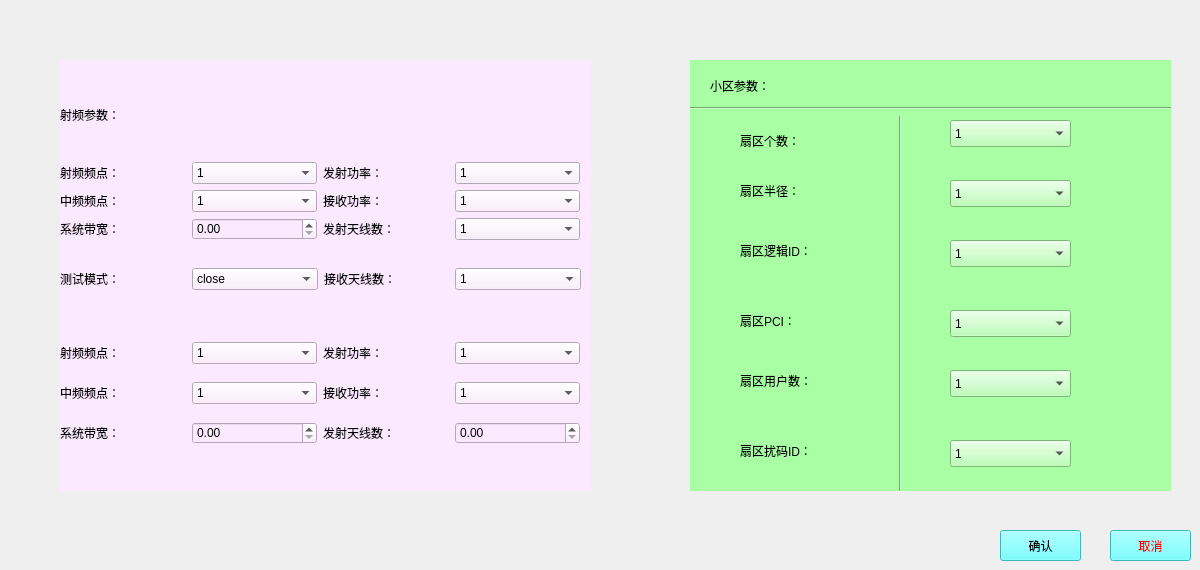
    <widget class="QWidget" name="tab">
     <attribute name="title">
      <string>系统参数设置</string>
     </attribute>
     <widget class="QWidget" name="widget_settable" native="true">
      <property name="geometry">
       <rect>
        <x>60</x>
        <y>60</y>
        <width>531</width>
        <height>431</height>
       </rect>
      </property>
      <property name="styleSheet">
       <string notr="true">background-color: rgb(251, 234, 255);</string>
      </property>
      <widget class="QWidget" name="layoutWidget_2">
       <property name="geometry">
        <rect>
         <x>0</x>
         <y>13</y>
         <width>520</width>
         <height>167</height>
        </rect>
       </property>
       <layout class="QVBoxLayout" name="verticalLayout_3">
        <item>
         <widget class="QLabel" name="title_show_2">
          <property name="styleSheet">
           <string notr="true">font: 75 18pt &quot;华文中宋&quot;;</string>
          </property>
          <property name="text">
           <string>射频参数：</string>
          </property>
         </widget>
        </item>
        <item>
         <layout class="QHBoxLayout" name="horizontalLayout_4">
          <item>
           <widget class="QLabel" name="label_frequency">
            <property name="styleSheet">
             <string notr="true">font: 75 12pt &quot;华文细黑&quot;;</string>
            </property>
            <property name="text">
             <string>射频频点：</string>
            </property>
           </widget>
          </item>
          <item>
           <widget class="QComboBox" name="RFPoint">
            <item>
             <property name="text">
              <string>1</string>
             </property>
            </item>
            <item>
             <property name="text">
              <string>2</string>
             </property>
            </item>
            <item>
             <property name="text">
              <string>3</string>
             </property>
            </item>
            <item>
             <property name="text">
              <string>4</string>
             </property>
            </item>
           </widget>
          </item>
          <item>
           <widget class="QLabel" name="label_amplitude">
            <property name="text">
             <string>发射功率：</string>
            </property>
           </widget>
          </item>
          <item>
           <widget class="QComboBox" name="TxPower">
            <item>
             <property name="text">
              <string>1</string>
             </property>
            </item>
            <item>
             <property name="text">
              <string>2</string>
             </property>
            </item>
            <item>
             <property name="text">
              <string>3</string>
             </property>
            </item>
            <item>
             <property name="text">
              <string>4</string>
             </property>
            </item>
           </widget>
          </item>
         </layout>
        </item>
        <item>
         <layout class="QHBoxLayout" name="horizontalLayout_5">
          <item>
           <widget class="QLabel" name="label_textlabel">
            <property name="text">
             <string>中频频点：</string>
            </property>
           </widget>
          </item>
          <item>
           <widget class="QComboBox" name="IFPoint">
            <item>
             <property name="text">
              <string>1</string>
             </property>
            </item>
            <item>
             <property name="text">
              <string>2</string>
             </property>
            </item>
           </widget>
          </item>
          <item>
           <widget class="QLabel" name="label_textlabel_2">
            <property name="text">
             <string>接收功率：</string>
            </property>
           </widget>
          </item>
          <item>
           <widget class="QComboBox" name="RxPower">
            <item>
             <property name="text">
              <string>1</string>
             </property>
            </item>
            <item>
             <property name="text">
              <string>2</string>
             </property>
            </item>
           </widget>
          </item>
         </layout>
        </item>
        <item>
         <layout class="QHBoxLayout" name="horizontalLayout_6">
          <item>
           <widget class="QLabel" name="label_20">
            <property name="text">
             <string>系统带宽：</string>
            </property>
           </widget>
          </item>
          <item>
           <widget class="QDoubleSpinBox" name="BW">
            <property name="maximum">
             <double>999999999.000000000000000</double>
            </property>
           </widget>
          </item>
          <item>
           <widget class="QLabel" name="label_21">
            <property name="text">
             <string>发射天线数：</string>
            </property>
           </widget>
          </item>
          <item>
           <widget class="QComboBox" name="nb_antennas_tx">
            <item>
             <property name="text">
              <string>1</string>
             </property>
            </item>
            <item>
             <property name="text">
              <string>2</string>
             </property>
            </item>
            <item>
             <property name="text">
              <string>4</string>
             </property>
            </item>
            <item>
             <property name="text">
              <string>8</string>
             </property>
            </item>
            <item>
             <property name="text">
              <string>16</string>
             </property>
            </item>
            <item>
             <property name="text">
              <string>32</string>
             </property>
            </item>
           </widget>
          </item>
         </layout>
        </item>
       </layout>
      </widget>
      <widget class="QWidget" name="layoutWidget_5">
       <property name="geometry">
        <rect>
         <x>0</x>
         <y>200</y>
         <width>521</width>
         <height>38</height>
        </rect>
       </property>
       <layout class="QHBoxLayout" name="horizontalLayout_13">
        <item>
         <widget class="QLabel" name="label_26">
          <property name="text">
           <string>测试模式：</string>
          </property>
         </widget>
        </item>
        <item>
         <widget class="QComboBox" name="frame_type">
          <item>
           <property name="text">
            <string>close</string>
           </property>
          </item>
          <item>
           <property name="text">
            <string>open</string>
           </property>
          </item>
         </widget>
        </item>
        <item>
         <widget class="QLabel" name="label_27">
          <property name="text">
           <string>接收天线数：</string>
          </property>
         </widget>
        </item>
        <item>
         <widget class="QComboBox" name="nb_antennas_rx">
          <item>
           <property name="text">
            <string>1</string>
           </property>
          </item>
          <item>
           <property name="text">
            <string>2</string>
           </property>
          </item>
          <item>
           <property name="text">
            <string>4</string>
           </property>
          </item>
          <item>
           <property name="text">
            <string>8</string>
           </property>
          </item>
          <item>
           <property name="text">
            <string>16</string>
           </property>
          </item>
          <item>
           <property name="text">
            <string>32</string>
           </property>
          </item>
         </widget>
        </item>
       </layout>
      </widget>
      <widget class="QWidget" name="layoutWidget_6">
       <property name="geometry">
        <rect>
         <x>0</x>
         <y>270</y>
         <width>520</width>
         <height>126</height>
        </rect>
       </property>
       <layout class="QVBoxLayout" name="verticalLayout_6">
        <item>
         <layout class="QHBoxLayout" name="horizontalLayout_14">
          <item>
           <widget class="QLabel" name="label_frequency_4">
            <property name="styleSheet">
             <string notr="true">font: 75 14pt &quot;华文中宋&quot;;</string>
            </property>
            <property name="text">
             <string>射频频点：</string>
            </property>
           </widget>
          </item>
          <item>
           <widget class="QComboBox" name="comboBox_26">
            <item>
             <property name="text">
              <string>1</string>
             </property>
            </item>
            <item>
             <property name="text">
              <string>2</string>
             </property>
            </item>
            <item>
             <property name="text">
              <string>3</string>
             </property>
            </item>
            <item>
             <property name="text">
              <string>4</string>
             </property>
            </item>
           </widget>
          </item>
          <item>
           <widget class="QLabel" name="label_amplitude_4">
            <property name="text">
             <string>发射功率：</string>
            </property>
           </widget>
          </item>
          <item>
           <widget class="QComboBox" name="comboBox_27">
            <item>
             <property name="text">
              <string>1</string>
             </property>
            </item>
            <item>
             <property name="text">
              <string>2</string>
             </property>
            </item>
            <item>
             <property name="text">
              <string>3</string>
             </property>
            </item>
            <item>
             <property name="text">
              <string>4</string>
             </property>
            </item>
           </widget>
          </item>
         </layout>
        </item>
        <item>
         <layout class="QHBoxLayout" name="horizontalLayout_15">
          <item>
           <widget class="QLabel" name="label_textlabel_7">
            <property name="text">
             <string>中频频点：</string>
            </property>
           </widget>
          </item>
          <item>
           <widget class="QComboBox" name="comboBox_28">
            <item>
             <property name="text">
              <string>1</string>
             </property>
            </item>
            <item>
             <property name="text">
              <string>2</string>
             </property>
            </item>
           </widget>
          </item>
          <item>
           <widget class="QLabel" name="label_textlabel_8">
            <property name="text">
             <string>接收功率：</string>
            </property>
           </widget>
          </item>
          <item>
           <widget class="QComboBox" name="comboBox_29">
            <item>
             <property name="text">
              <string>1</string>
             </property>
            </item>
            <item>
             <property name="text">
              <string>2</string>
             </property>
            </item>
           </widget>
          </item>
         </layout>
        </item>
        <item>
         <layout class="QHBoxLayout" name="horizontalLayout_16">
          <item>
           <widget class="QLabel" name="label_28">
            <property name="text">
             <string>系统带宽：</string>
            </property>
           </widget>
          </item>
          <item>
           <widget class="QDoubleSpinBox" name="doubleSpinBox_11"/>
          </item>
          <item>
           <widget class="QLabel" name="label_29">
            <property name="text">
             <string>发射天线数：</string>
            </property>
           </widget>
          </item>
          <item>
           <widget class="QDoubleSpinBox" name="doubleSpinBox_12"/>
          </item>
         </layout>
        </item>
       </layout>
      </widget>
     </widget>
     <widget class="QWidget" name="widget_2" native="true">
      <property name="geometry">
       <rect>
        <x>690</x>
        <y>60</y>
        <width>481</width>
        <height>431</height>
       </rect>
      </property>
      <property name="styleSheet">
       <string notr="true">background-color: rgb(169, 255, 164);
border-top-color: rgb(255, 0, 0);
border-bottom-color: rgb(255, 85, 127);
border-right-color: rgb(255, 255, 0);
border-left-color: rgb(255, 255, 0);</string>
      </property>
      <widget class="QComboBox" name="comboBox_14">
       <property name="geometry">
        <rect>
         <x>260</x>
         <y>60</y>
         <width>121</width>
         <height>27</height>
        </rect>
       </property>
       <item>
        <property name="text">
         <string>1</string>
        </property>
       </item>
       <item>
        <property name="text">
         <string>2</string>
        </property>
       </item>
       <item>
        <property name="text">
         <string>3</string>
        </property>
       </item>
       <item>
        <property name="text">
         <string>4</string>
        </property>
       </item>
      </widget>
      <widget class="QComboBox" name="comboBox_15">
       <property name="geometry">
        <rect>
         <x>260</x>
         <y>120</y>
         <width>121</width>
         <height>27</height>
        </rect>
       </property>
       <item>
        <property name="text">
         <string>1</string>
        </property>
       </item>
       <item>
        <property name="text">
         <string>2</string>
        </property>
       </item>
       <item>
        <property name="text">
         <string>3</string>
        </property>
       </item>
       <item>
        <property name="text">
         <string>4</string>
        </property>
       </item>
      </widget>
      <widget class="QComboBox" name="comboBox_16">
       <property name="geometry">
        <rect>
         <x>260</x>
         <y>180</y>
         <width>121</width>
         <height>27</height>
        </rect>
       </property>
       <item>
        <property name="text">
         <string>1</string>
        </property>
       </item>
       <item>
        <property name="text">
         <string>2</string>
        </property>
       </item>
       <item>
        <property name="text">
         <string>3</string>
        </property>
       </item>
       <item>
        <property name="text">
         <string>4</string>
        </property>
       </item>
      </widget>
      <widget class="QLabel" name="show_amplitude">
       <property name="geometry">
        <rect>
         <x>50</x>
         <y>70</y>
         <width>101</width>
         <height>21</height>
        </rect>
       </property>
       <property name="text">
        <string>扇区个数：</string>
       </property>
      </widget>
      <widget class="QLabel" name="show_frequency">
       <property name="geometry">
        <rect>
         <x>50</x>
         <y>120</y>
         <width>80</width>
         <height>21</height>
        </rect>
       </property>
       <property name="text">
        <string>扇区半径：</string>
       </property>
      </widget>
      <widget class="QLabel" name="show_output_2">
       <property name="geometry">
        <rect>
         <x>50</x>
         <y>180</y>
         <width>97</width>
         <height>21</height>
        </rect>
       </property>
       <property name="text">
        <string>扇区逻辑ID：</string>
       </property>
      </widget>
      <widget class="QLabel" name="show_output">
       <property name="geometry">
        <rect>
         <x>50</x>
         <y>250</y>
         <width>76</width>
         <height>21</height>
        </rect>
       </property>
       <property name="text">
        <string>扇区PCI：</string>
       </property>
      </widget>
      <widget class="QLabel" name="label_14">
       <property name="geometry">
        <rect>
         <x>50</x>
         <y>310</y>
         <width>96</width>
         <height>21</height>
        </rect>
       </property>
       <property name="text">
        <string>扇区用户数：</string>
       </property>
      </widget>
      <widget class="QLabel" name="label_15">
       <property name="geometry">
        <rect>
         <x>50</x>
         <y>380</y>
         <width>97</width>
         <height>21</height>
        </rect>
       </property>
       <property name="text">
        <string>扇区扰码ID：</string>
       </property>
      </widget>
      <widget class="QComboBox" name="comboBox_17">
       <property name="geometry">
        <rect>
         <x>260</x>
         <y>250</y>
         <width>121</width>
         <height>27</height>
        </rect>
       </property>
       <item>
        <property name="text">
         <string>1</string>
        </property>
       </item>
       <item>
        <property name="text">
         <string>2</string>
        </property>
       </item>
       <item>
        <property name="text">
         <string>3</string>
        </property>
       </item>
       <item>
        <property name="text">
         <string>4</string>
        </property>
       </item>
      </widget>
      <widget class="QComboBox" name="comboBox_18">
       <property name="geometry">
        <rect>
         <x>260</x>
         <y>310</y>
         <width>121</width>
         <height>27</height>
        </rect>
       </property>
       <item>
        <property name="text">
         <string>1</string>
        </property>
       </item>
       <item>
        <property name="text">
         <string>2</string>
        </property>
       </item>
       <item>
        <property name="text">
         <string>3</string>
        </property>
       </item>
       <item>
        <property name="text">
         <string>4</string>
        </property>
       </item>
      </widget>
      <widget class="QComboBox" name="comboBox_19">
       <property name="geometry">
        <rect>
         <x>260</x>
         <y>380</y>
         <width>121</width>
         <height>27</height>
        </rect>
       </property>
       <item>
        <property name="text">
         <string>1</string>
        </property>
       </item>
       <item>
        <property name="text">
         <string>2</string>
        </property>
       </item>
       <item>
        <property name="text">
         <string>3</string>
        </property>
       </item>
       <item>
        <property name="text">
         <string>4</string>
        </property>
       </item>
      </widget>
      <widget class="QLabel" name="title_show">
       <property name="geometry">
        <rect>
         <x>20</x>
         <y>10</y>
         <width>121</width>
         <height>31</height>
        </rect>
       </property>
       <property name="styleSheet">
        <string notr="true">font: 75 18pt &quot;华文中宋&quot;;</string>
       </property>
       <property name="text">
        <string>小区参数：</string>
       </property>
      </widget>
      <widget class="Line" name="line">
       <property name="geometry">
        <rect>
         <x>0</x>
         <y>40</y>
         <width>481</width>
         <height>16</height>
        </rect>
       </property>
       <property name="orientation">
        <enum>Qt::Horizontal</enum>
       </property>
      </widget>
      <widget class="Line" name="line_2">
       <property name="geometry">
        <rect>
         <x>150</x>
         <y>50</y>
         <width>121</width>
         <height>391</height>
        </rect>
       </property>
       <property name="orientation">
        <enum>Qt::Vertical</enum>
       </property>
      </widget>
      <zorder>line_2</zorder>
      <zorder>comboBox_14</zorder>
      <zorder>comboBox_15</zorder>
      <zorder>comboBox_16</zorder>
      <zorder>show_amplitude</zorder>
      <zorder>show_frequency</zorder>
      <zorder>show_output_2</zorder>
      <zorder>show_output</zorder>
      <zorder>label_14</zorder>
      <zorder>label_15</zorder>
      <zorder>comboBox_17</zorder>
      <zorder>comboBox_18</zorder>
      <zorder>comboBox_19</zorder>
      <zorder>title_show</zorder>
      <zorder>line</zorder>
     </widget>
     <widget class="QPushButton" name="pushButton_3">
      <property name="geometry">
       <rect>
        <x>1110</x>
        <y>530</y>
        <width>81</width>
        <height>31</height>
       </rect>
      </property>
      <property name="styleSheet">
       <string notr="true">color: rgb(255, 0, 0);
background-color: rgb(85, 255, 255);</string>
      </property>
      <property name="text">
       <string>取消</string>
      </property>
     </widget>
     <widget class="QPushButton" name="pushButton">
      <property name="geometry">
       <rect>
        <x>1000</x>
        <y>530</y>
        <width>81</width>
        <height>31</height>
       </rect>
      </property>
      <property name="styleSheet">
       <string notr="true">font: 75 12pt &quot;Arial Unicode MS&quot;;
background-color: rgb(85, 255, 255);</string>
      </property>
      <property name="text">
       <string>确认</string>
      </property>
     </widget>
    </widget>
